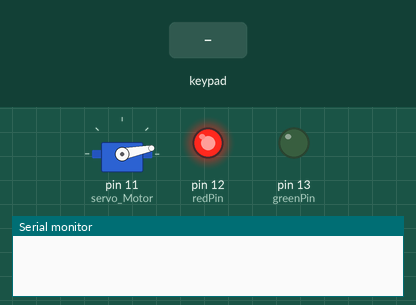
This sketch was run on a simulated Arduino Uno, built with avr-gcc and run on an emulated ATmega328P. Parts: servo, output pins drawn as LEDs (lit = HIGH), the last lines printed to the serial monitor. The inputs (shaded band) are chosen by the test bench.

Above: at 1.2 s.
1.3 s: keypad keys 1 2 3 pressed 0.4 s apart
At 2.6 s:
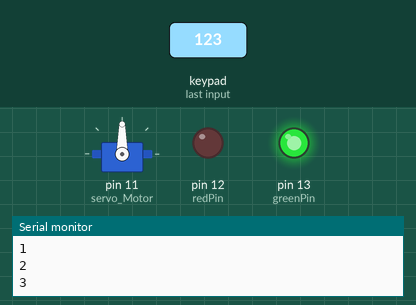
7.0 s: keypad keys 1 2 3 # pressed 0.4 s apart
At 9.3 s:
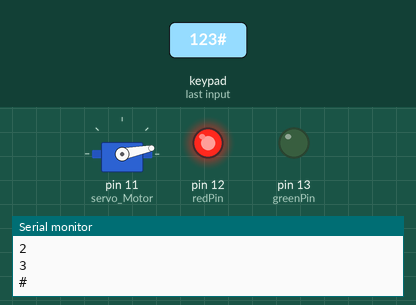
11.6 s: keypad keys 1 2 3 * pressed 0.4 s apart
At 12.65 s:
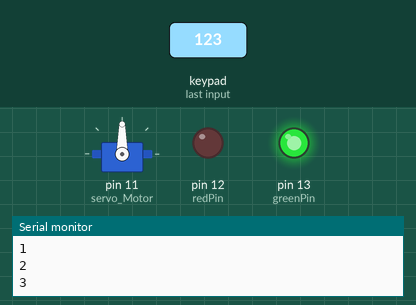
Timing chart, 0 to 14.6 s (numbered marks = the images above; inputs shaded):
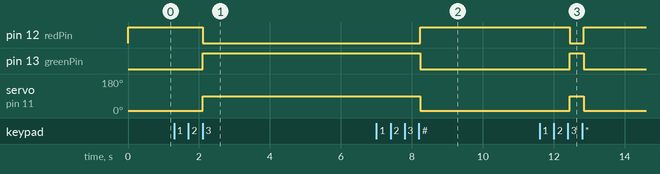

The sketch:

door_lock.ino
```cpp
#include <Keypad.h>
#include <Servo.h>

Servo servo_Motor;
char* password = "123";
int position = 0;
const byte ROWS = 4;
const byte COLS = 4;
char keys[ROWS][COLS] = {
{'1','2','3','A'},
{'4','5','6','B'},
{'7','8','9','C'},
{'*','0','#','D'}
};

byte rowPins[ROWS] = { 2, 3, 4, 5 };
byte colPins[COLS] = { 6, 7, 8, 9 };
Keypad keypad = Keypad( makeKeymap(keys), rowPins, colPins, ROWS, COLS );
int redPin = 12;
int greenPin = 13;

void setup()
{
   Serial.begin(9600);
pinMode(redPin, OUTPUT);
pinMode(greenPin, OUTPUT);
servo_Motor.attach(11);
setLocked(true);
}

void loop()
{
char key = keypad.getKey();
if (key == '*' || key == '#')
{
position = 0;
setLocked(true);
}
   if (key){
    Serial.println(key);
  }
if (key == password[position])
{
position ++;
}
if (position == 3)
{
setLocked(false);
}
delay(100);
}
void setLocked(int locked)
{
if (locked)
{
digitalWrite(redPin, HIGH);
digitalWrite(greenPin, LOW);
servo_Motor.write(11);
}
else
{
digitalWrite(redPin, LOW);
digitalWrite(greenPin, HIGH);
servo_Motor.write(90);
}
}
```

Measured:
- after the input at 1.3 s, pin 12 (redPin): HIGH → LOW after 0.81 s; pin 13 (greenPin): LOW → HIGH after 0.81 s; servo on pin 11 (servo_Motor): 11° → 90° after 0.81 s
- after the input at 7.0 s, pin 12 (redPin): LOW → HIGH after 1.2 s; pin 13 (greenPin): HIGH → LOW after 1.2 s; servo on pin 11 (servo_Motor): 90° → 11° after 1.2 s
- after the input at 11.6 s, pin 12 (redPin): HIGH → LOW after 0.85 s, → HIGH 0.40 s later; pin 13 (greenPin): LOW → HIGH after 0.85 s, → LOW 0.40 s later; servo on pin 11 (servo_Motor): 11° → 90° after 0.85 s, → 11° 0.40 s later
